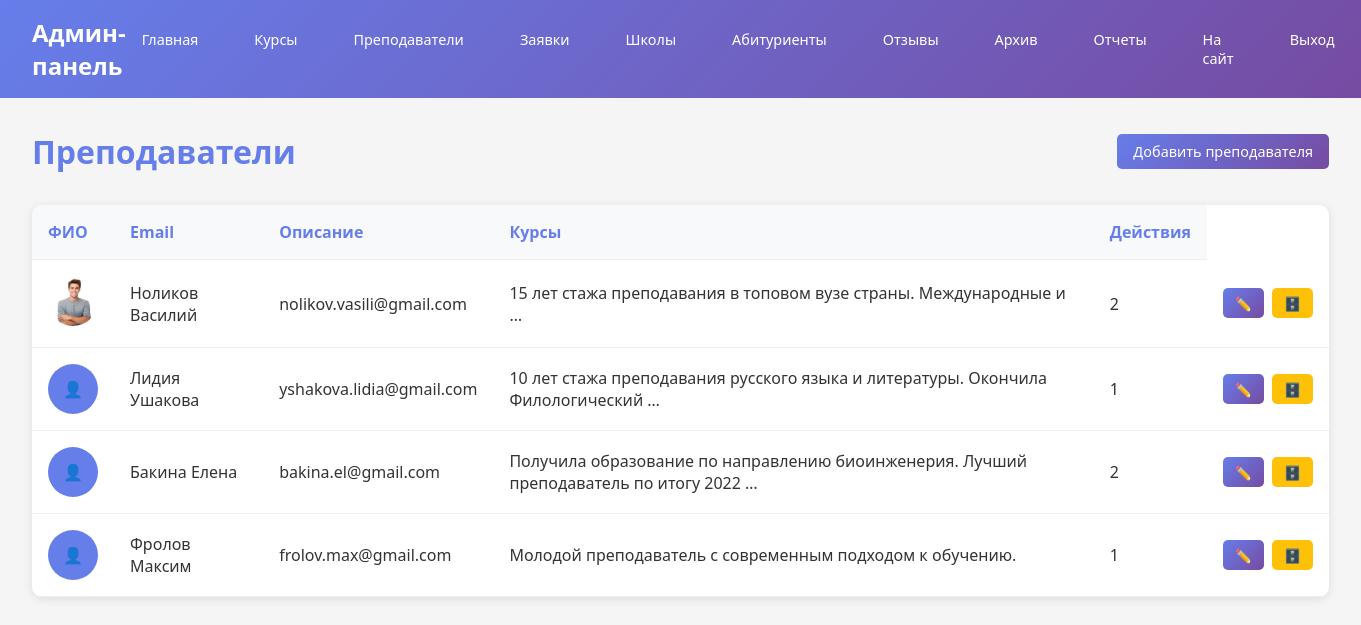
Page /admin-panel/teachers/ (signed in) on the earlier database version.
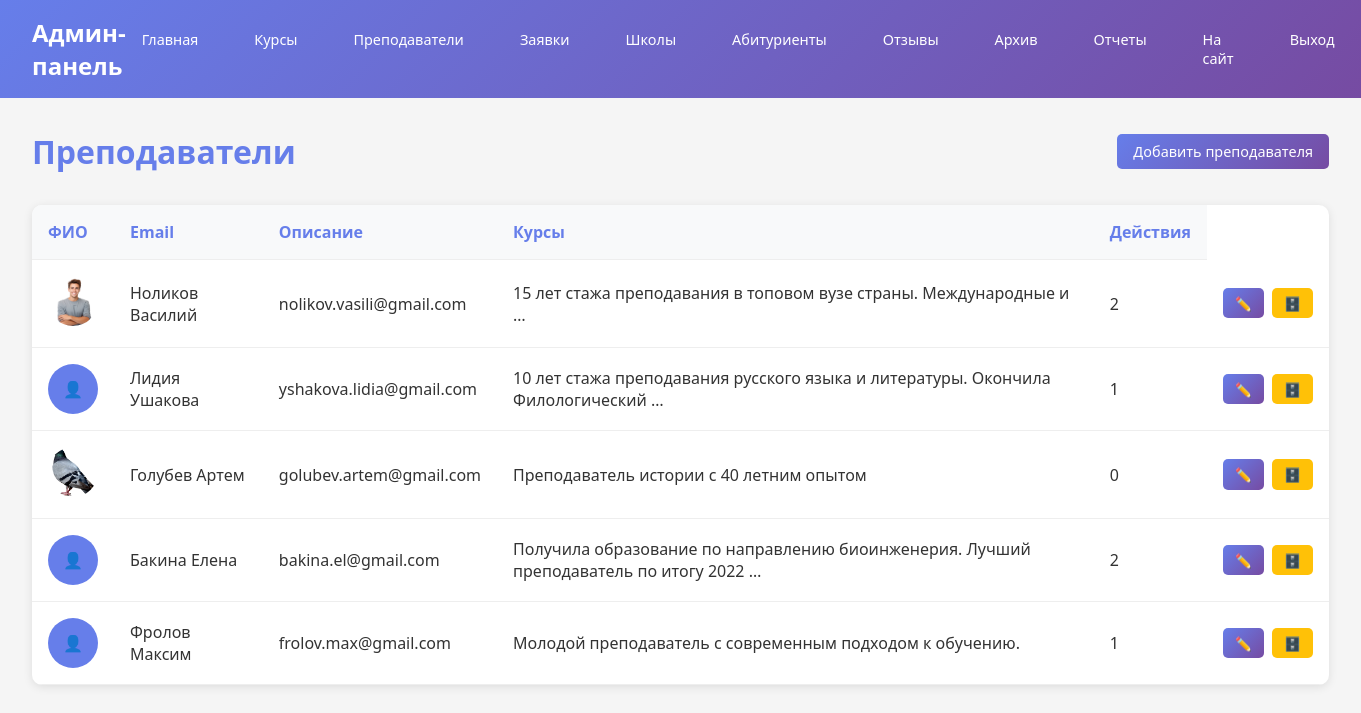
Same page on the later database version.
### main/models.py (models this page shows, shortened)
class Teacher(models.Model):
    teacher_id = models.AutoField(primary_key=True)
    user = models.ForeignKey(Users, on_delete=models.CASCADE, db_column='user_id')
    first_name = models.CharField(
        max_length=100,
        validators=[
            RegexValidator(
                regex=r'^[а-яА-Яa-zA-Z]{2,50}$',
                message='Имя должно содержать от 2 до 50 букв'
            )
        ]
    )
    last_name = models.CharField(
        max_length=100,
        validators=[
            RegexValidator(
                regex=r'^[а-яА-Яa-zA-Z]{2,50}$',
                message='Фамилия должна содержать от 2 до 50 букв'
            )
        ]
    )
    description = models.TextField(blank=True, null=True)
    email = models.EmailField(
        max_length=255,
        validators=[EmailValidator(message='Введите корректный email адрес')]
    )
    photo_url = models.CharField(max_length=500, blank=True, null=True)
    photo = models.ImageField(
        upload_to='teachers/photos/',
        blank=True,
        null=True,
        help_text='Фотография преподавателя (необязательно)'
    )
    is_activ = models.BooleanField(default=True)
    class Meta:
        db_table = 'teachers'

### main/views.py (the view)
# urls.py: path('admin-panel/teachers/', views.admin_teachers, name='admin_teachers'),
@staff_member_required
def admin_teachers(request):
    teachers = Teacher.objects.select_related('user').filter(is_activ=True).all()
    return render(request, 'admin/teachers.html', {'teachers': teachers})

### main/templates/admin/teachers.html (shortened to what this page needs)
{% extends 'admin/base_admin.html' %}
{% block content %}
<div style="display: flex; justify-content: space-between; align-items: center; margin-bottom: 2rem;">
    <h1 style="color: #667eea;">Преподаватели</h1>
    <a href="{% url 'admin_add_teacher' %}" class="btn">Добавить преподавателя</a>
</div>
{% if teachers %}
<table>
    <thead>
        <tr>
            <th>ФИО</th>
            <th>Email</th>
            <th>Описание</th>
            <th>Курсы</th>
            <th>Действия</th>
        </tr>
    </thead>
    <tbody>
        {% for teacher in teachers %}
        <tr>
            <td>
                {% if teacher.photo %}
                    <img src="{{ teacher.photo.url }}" alt="{{ teacher.first_name }}"
                         style="width: 50px; height: 50px; border-radius: 50%; object-fit: cover;">
                {% else %}
                    <div style="width: 50px; height: 50px; border-radius: 50%; background: #667eea;
                                display: inline-flex; align-items: center; justify-content: center; color: white;">
                        👤
                    </div>
                {% endif %}
            </td>
            <td>{{ teacher.last_name }} {{ teacher.first_name }}</td>
            <td>{{ teacher.email }}</td>
            <td>{{ teacher.description|truncatewords:10|default:"-" }}</td>
            <td>{{ teacher.course_set.count }}</td>
            <td>
                <div style="display: flex; gap: 0.5rem;">
                    <a href="{% url 'admin_edit_teacher' teacher.teacher_id %}"
                       class="btn btn-small">✏️</a>
                    <a href="{% url 'admin_toggle_teacher_archive' teacher.teacher_id %}"
                       class="btn btn-small"
                       style="background: {% if teacher.is_activ %}#ffc107{% else %}#28a745{% endif %};">
                        {% if teacher.is_activ %}🗄️{% else %}♻️{% endif %}
                    </a>
                </div>
            </td>
        </tr>
        {% endfor %}
    </tbody>
</table>
{% endif %}
{% endblock %}

### main/templates/admin/base_admin.html (shortened to what this page needs)
<!DOCTYPE html>
<html lang="ru">
<head>
</head>
<body>
    <div class="admin-header">
        <h2>Админ-панель</h2>
        <div class="admin-nav">
            <a href="{% url 'admin_dashboard' %}">Главная</a>
            <a href="{% url 'admin_courses' %}">Курсы</a>
            <a href="{% url 'admin_teachers' %}">Преподаватели</a>
            <a href="{% url 'admin_records' %}">Заявки</a>
            <a href="{% url 'admin_schools' %}">Школы</a>
            <a href="{% url 'admin_students' %}">Абитуриенты</a>
            <a href="{% url 'admin_feedbacks' %}">Отзывы</a>
             <a href="{% url 'admin_archive' %}">Архив</a>
            <a href="{% url 'reports_page' %}">Отчеты</a>
            <a href="{% url 'index' %}">На сайт</a>
            <a href="{% url 'logout' %}">Выход</a>
        </div>
    </div>
    <div class="admin-container">
        {% block content %}{% endblock %}
    </div>
</body>
</html>

### main/templates/admin/base_admin.html (style rules this page uses)
* { margin: 0; padding: 0; box-sizing: border-box; }
body { font-family: 'Segoe UI', Tahoma, Geneva, Verdana, sans-serif; background-color: #f5f5f5; color: #333; }
.admin-header { background: linear-gradient(135deg, #667eea 0%, #764ba2 100%); color: white; padding: 1rem 2rem; display: flex; justify-content: space-between; align-items: center; }
.admin-nav { display: flex; gap: 1.5rem; font-size: 0.9rem; }
.admin-nav a { color: white; text-decoration: none; padding: 0.5rem 1rem; border-radius: 5px; transition: background 0.3s; font-size: 0.9rem; }
.admin-container { max-width: 1400px; margin: 0 auto; padding: 2rem; }
.btn { display: inline-block; padding: 0.5rem 1rem; background: linear-gradient(135deg, #667eea 0%, #764ba2 100%); color: white; text-decoration: none; border-radius: 5px; border: none; cursor: pointer; font-size: 0.9rem; }
.btn-small { padding: 0.35rem 0.75rem; font-size: 0.85rem; }
table { width: 100%; background: white; border-radius: 10px; overflow: hidden; box-shadow: 0 2px 10px rgba(0,0,0,0.1); border-collapse: collapse; }
th, td { padding: 1rem; text-align: left; border-bottom: 1px solid #eee; }
th { background: #f8f9fa; font-weight: 600; color: #667eea; }

Differences in the rows shown:
now on this page (row edited): Teacher: photo (picture), last_name "Голубев", first_name "Артем", email "golubev.artem@gmail.com", description "Преподаватель истории с 40 летним опытом", course_set.count "0"
